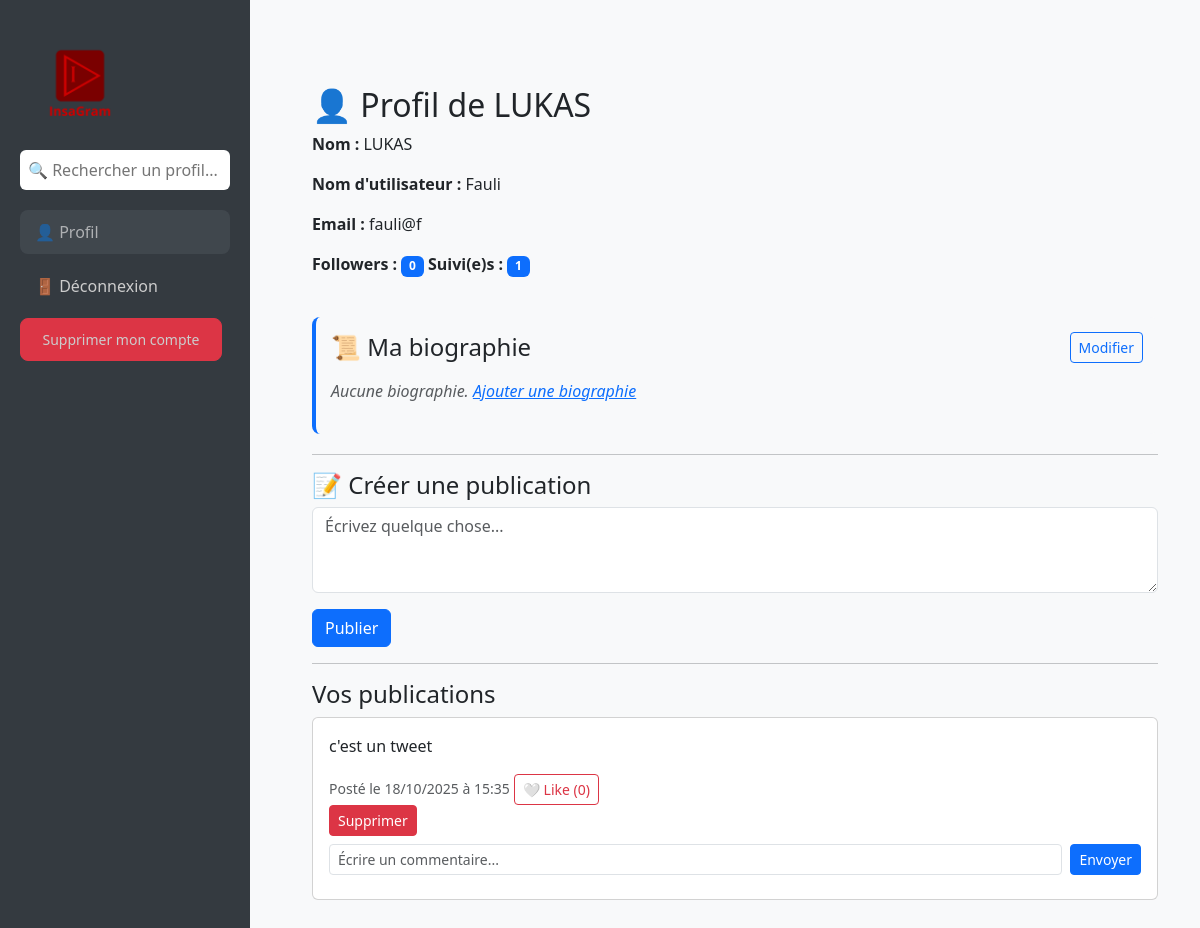
The app's page /profile (signed in), older data.
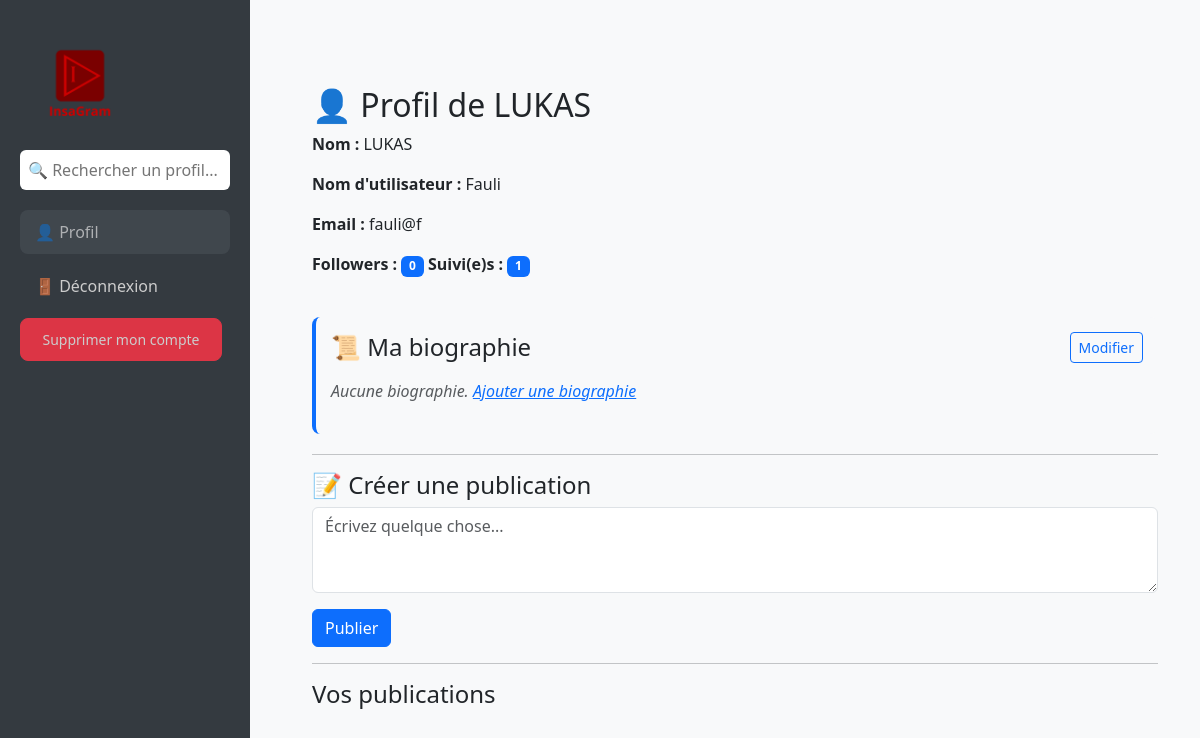
The same page, newer data.
### app.py (models this page shows)
class Post(db.Model):
    id = db.Column(db.Integer, primary_key=True)
    user_id = db.Column(db.Integer, db.ForeignKey('user.id'), nullable=False)
    content = db.Column(db.String(255), nullable=False)
    date_posted = db.Column(db.DateTime, default=lambda: datetime.now(PARIS))
    likes = db.relationship('Like', backref='post', lazy=True)
    comments = db.relationship('Comment', backref='post', lazy=True)

### app.py (the view)
@app.route('/profile')
def profile():
    if 'username' not in session:
        return redirect(url_for('login'))
    current_user = User.query.filter_by(username=session['username']).first()
    posts = Post.query.filter_by(user_id=current_user.id).order_by(Post.date_posted.desc()).all()
    liked_post_ids = [like.post_id for like in Like.query.filter_by(user_id=current_user.id).all()]
    liked_comment_ids = [like.comment_id for like in CommentLike.query.filter_by(user_id=current_user.id).all()]
    return render_template(
        'profile.html',
        user=current_user,
        posts=posts,
        current_user=current_user,
        liked_post_ids=liked_post_ids,
        liked_comment_ids=liked_comment_ids
    )

### app.py (called while the page is built)
    @property
    def followers_count(self):
        return self.followers.count()

    @property
    def following_count(self):
        return self.followed.count()

### templates/profile.html (shortened to what this page needs)
<!DOCTYPE html>
<html lang="fr">
<head>
    <link rel="stylesheet" href="https://cdn.jsdelivr.net/npm/bootstrap@5.3.0/dist/css/bootstrap.min.css">
</head>
<body>
    <div class="sidebar">
        <img src="{{ url_for('static', filename='images/LOGO_sidebar.png') }}" alt="Logo InsaGram" class="logo">
        <form class="search-box" method="GET" action="{{ url_for('search') }}">
            <input type="text" name="q" placeholder="🔍 Rechercher un profil..." aria-label="Rechercher">
        </form>
    <a href="{{ url_for('profile') }}"
        class="{% if request.endpoint == 'profile' %}active disabled{% endif %}"
        {% if request.endpoint == 'profile' %}tabindex="-1" aria-disabled="true"{% endif %}>
        👤 Profil
    </a>
         <a href="{{ url_for('logout') }}">🚪 Déconnexion</a>
         <a href="{{ url_for('delete_account') }}" class="btn btn-danger btn-sm me-2">
            Supprimer mon compte</a>
    </div>
    <div class="main-content bg-light">
<div class="container mt-5">
<div class="mb-4">
    <h2>👤 Profil de {{ user.name }}</h2>
    <div class="row mb-4">
        <div class="col-md-6">
            <p><b>Nom :</b> {{ user.name }}</p>
            <p><b>Nom d'utilisateur :</b> {{ user.username }}</p>
            <p><b>Email :</b> {{ user.email }}</p>
        <p>
            <b>Followers :</b> <span class="badge bg-primary">{{ user.followers_count }}</span>
            <b>Suivi(e)s :</b> <span class="badge bg-primary">{{ user.following_count }}</span>
        </p>
        </div>
    </div>
    <div class="biography-section">
        <div class="d-flex justify-content-between align-items-center mb-3">
            <h4 class="mb-0">📜 Ma biographie</h4>
            <a href="{{ url_for('edit_biography') }}" class="btn btn-sm btn-outline-primary">Modifier</a>
        </div>
        {% if user.biography %}
            <p class="biography-text">{{ user.biography }}</p>
        {% else %}
            <p class="biography-text text-muted">Aucune biographie. <a href="{{ url_for('edit_biography') }}">Ajouter une biographie</a></p>
        {% endif %}
    </div>
    <hr>
    <h4>📝 Créer une publication</h4>
    <form method="POST" action="{{ url_for('create_post') }}">
        <div class="mb-3">
            <textarea class="form-control" name="content" rows="3" placeholder="Écrivez quelque chose..."></textarea>
        </div>
        <button type="submit" class="btn btn-primary">Publier</button>
    </form>
    <hr>
    <h4>Vos publications</h4>
        {% for post in posts %}
        <div class="card mb-3">
            <div class="card-body">
                <p>{{ post.content }}</p>
                <small class="text-muted">Posté le {{ post.date_posted.strftime('%d/%m/%Y à %H:%M') }}</small>
                {% if current_user %}
                    {% set liked = post.id in liked_post_ids %}
                    <form action="{{ url_for('like_post', post_id=post.id) }}" method="POST" style="display:inline;">
                        <button type="submit" class="btn btn-sm {% if liked %}btn-danger{% else %}btn-outline-danger{% endif %}">
                            {% if liked %}❤️{% else %}🤍{% endif %} Like ({{ post.likes | length }})
                        </button>
                    </form>
                    <form action="{{ url_for('delete_post', post_id=post.id) }}" method="POST">
                        <button type="submit" class="btn btn-danger btn-sm">
                        Supprimer
                        </button>
                    </form>
                {% endif %}
                {% if current_user %}
                <form action="{{ url_for('create_comment', post_id=post.id) }}" method="POST" class="mb-2 mt-2 d-flex">
                    <input type="text" name="content" class="form-control form-control-sm me-2" placeholder="Écrire un commentaire...">
                    <button type="submit" class="btn btn-sm btn-primary">Envoyer</button>
                </form>
                {% endif %}
        </div>
        {% endfor %}
    </div>
</div>
</body>
</html>

Row changes from the older to the newer data that the page shows:
removed Post: content "c'est un tweet", date_posted "18/10/2025 à 15:35", likes|length "0"
